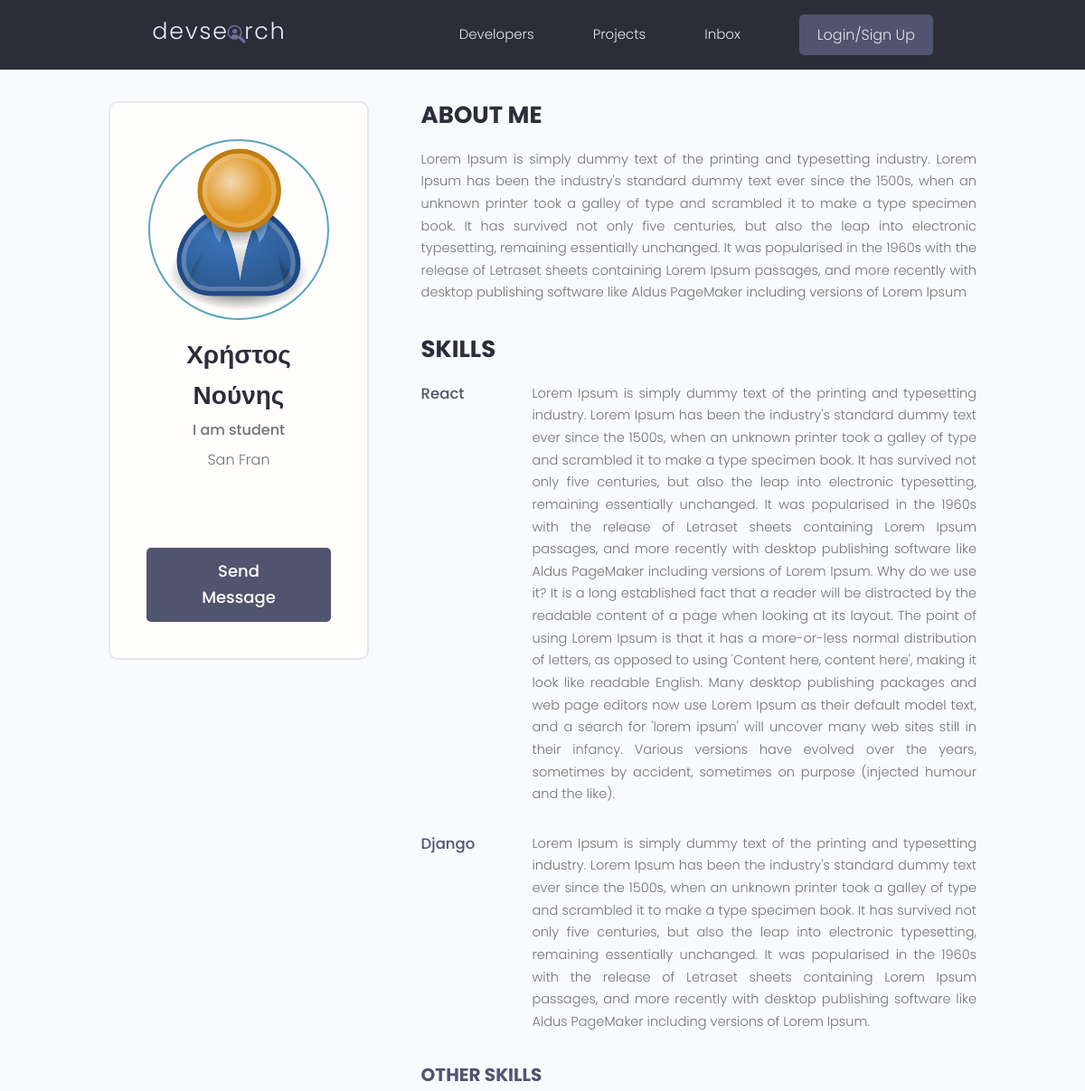
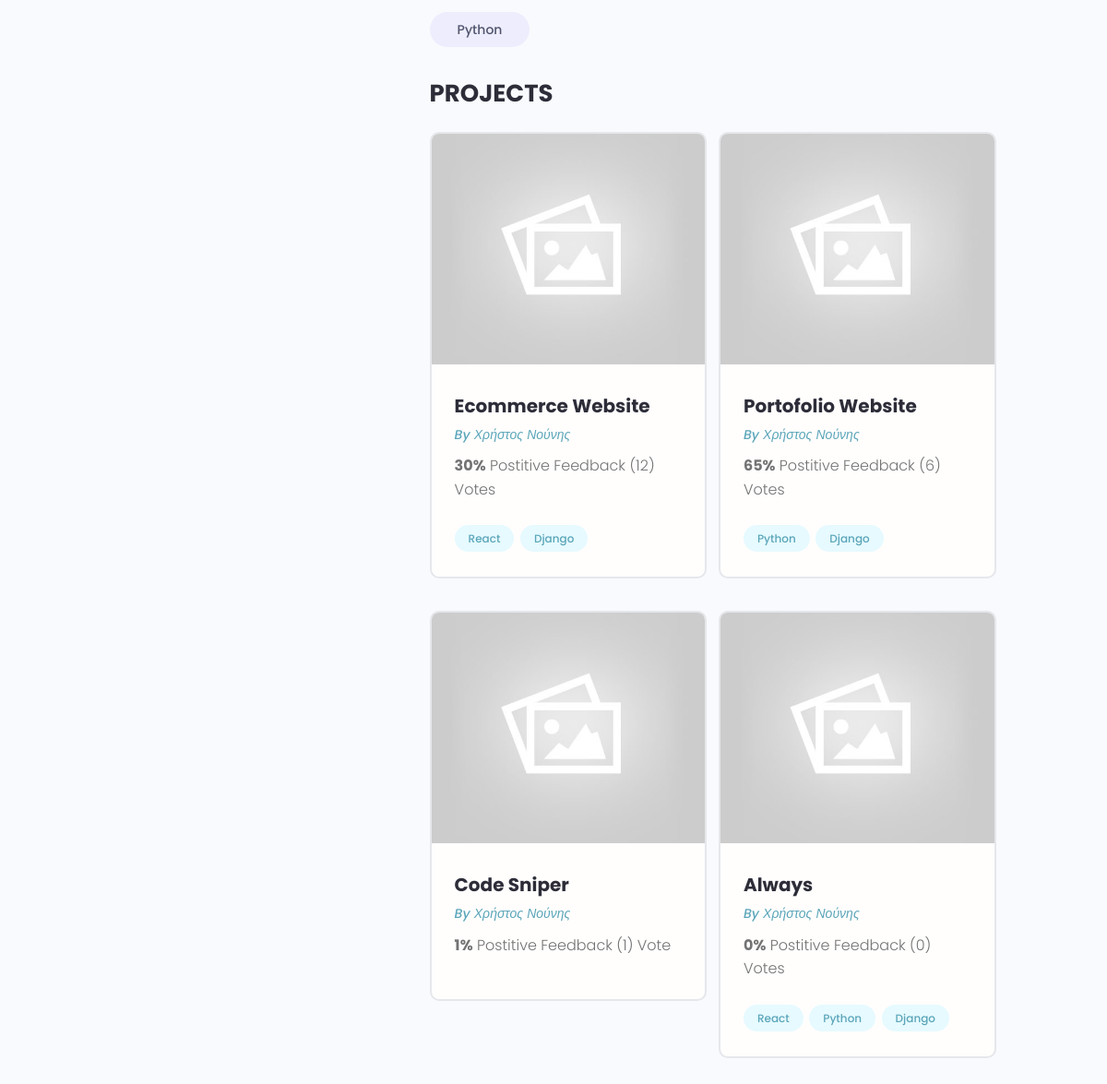
Page /profile/fd5c4dd9-1ed5-487e-a2d3-98367c1fbbe2/ on the committed database (2 pictures, top to bottom).
### users/models.py (models this page shows, shortened)
class Profile(models.Model):
    user = models.OneToOneField(User, on_delete=models.CASCADE, null=True, blank=True)
    name = models.CharField(max_length=200, blank=True, null=True)
    email = models.EmailField(max_length=500, blank=True, null=True)
    username = models.CharField(max_length=200, blank=True, null=True)
    location = models.CharField(max_length=200, blank=True, null=True)
    short_intro = models.CharField(max_length=200, blank=True, null=True)
    bio = models.TextField(blank=True, null=True)
    profile_image = models.ImageField(null=True, blank=True, upload_to='profiles/', default='profiles/user-default.png')
    social_github = models.CharField(max_length=200, blank=True, null=True)
    social_twiter = models.CharField(max_length=200, blank=True, null=True)
    social_linkedin = models.CharField(max_length=200, blank=True, null=True)
    social_youtube = models.CharField(max_length=200, blank=True, null=True)
    social_website = models.CharField(max_length=200, blank=True, null=True)
    created = models.DateTimeField(auto_now_add=True)
    id = models.UUIDField(default=uuid.uuid4, unique=True,
                          primary_key=True, editable=False)

class Skill(models.Model):
    owner = models.ForeignKey(Profile, on_delete=models.CASCADE, null=True, blank=True)
    name = models.CharField(max_length=200, blank=True, null=True)
    description = models.TextField(null=True, blank=True)
    created = models.DateTimeField(auto_now_add=True)
    id = models.UUIDField(default=uuid.uuid4, unique=True,
                          primary_key=True, editable=False)

### projects/models.py (models this page shows, shortened)
class Project(models.Model):
    owner = models.ForeignKey(Profile, null=True, blank=True, on_delete=models.SET_NULL)
    title = models.CharField(max_length=200)
    description = models.TextField(null=True, blank=True)
    featured_image = models.ImageField(null=True, blank=True, default="default.jpg")
    demo_link = models.CharField(max_length=2000, null=True, blank=True)
    source_link = models.CharField(max_length=2000, null=True, blank=True)
    tags = models.ManyToManyField('Tag', blank=True)
    vote_total = models.IntegerField(default=0, null=True, blank=True)
    vote_ratio = models.IntegerField(default=0, null=True, blank=True)
    created = models.DateTimeField(auto_now_add=True)
    id = models.UUIDField(default=uuid.uuid4, unique=True,
                          primary_key=True, editable=False)
    class Meta:
        ordering = ['created']

class Tag(models.Model):
    name = models.CharField(max_length=200)
    created = models.DateTimeField(auto_now_add=True)
    id = models.UUIDField(default=uuid.uuid4, unique=True,
                          primary_key=True, editable=False)
    def __str__(self):
        return self.name

### users/views.py (the view)
# urls.py: path('profile/<str:pk>/', views.userProfile, name='user-profile'),
def userProfile(request, pk):
    profile = Profile.objects.get(id=pk)
    topSkills = profile.skill_set.exclude(description__exact="")
    otherSkills = profile.skill_set.filter(description="")
    context = {
        'profile':profile,
        'topSkills':topSkills,
        'otherSkills':otherSkills
    }
    return render(request, 'users/user-profile.html',context)

### users/templates/users/user-profile.html (shortened to what this page needs)
{% extends 'main.html' %} {% block content %}
<main class="profile my-md">
  <div class="container">
    <div class="layout">
      <div class="column column--1of3">
        <div class="card text-center">
          <div class="card__body dev">
            <img
              class="avatar avatar--xl"
              src="{{ profile.profile_image.url }}"
            />
            <h2 class="dev__name">{{profile.name}}</h2>
            <p class="dev__title">{{profile.short_intro}}</p>
            <p class="dev__location">{{profile.location}}</p>
            <ul class="dev__social">
            </ul>
            <a href="#" class="btn btn--sub btn--lg">Send Message </a>
          </div>
        </div>
      </div>
      <div class="column column--2of3">
        <div class="devInfo">
          <h3 class="devInfo__title">About Me</h3>
          <p class="devInfo__about">{{profile.bio}}</p>
        </div>
        <div class="devInfo">
          <h3 class="devInfo__title">Skills</h3>
          <div class="devInfo__skills">
            {% for skill in topSkills %}
            <div class="devSkill">
              <h4 class="devSkill__title">{{skill.name}}</h4>
              <p class="devSkill__info">{{skill.description}}</p>
            </div>
            {% endfor %}
            <h3 class="devInfo__subtitle">Other Skills</h3>
            <div class="devInfo__otherSkills">
              {% for skill in otherSkills %}
              <span class="tag tag--pill tag--sub tag--lg">
                <small>{{skill.name}}</small>
              </span>
              {% endfor %}
            </div>
          </div>
        </div>
        <div class="devInfo">
          <h3 class="devInfo__title">Projects</h3>
          <div class="grid grid--two">
            {% for project in profile.project_set.all %}
            <div class="column">
              <div class="card project">
                <a href="{% url 'project' project.id %}" class="project">
                  <img
                    class="project__thumbnail"
                    src="{{project.featured_image.url}}"
                    alt="project thumbnail"
                  />
                  <div class="card__body">
                    <h3 class="project__title">{{project.title}}</h3>
                    <p>
                      <a
                        class="project__author"
                        href="{% url 'user-profile' project.owner.id %}"
                        >By {{project.owner.name}}</a
                      >
                    </p>
                    <p class="project--rating">
                      <span style="font-weight: bold"
                        >{{project.vote_ratio}}%</span
                      >
                      Postitive Feedback ({{project.vote_total}})
                      Vote{{project.vote_total|pluralize:"s"}}
                    </p>
                    <div class="project__tags">
                      {% for tag in project.tags.all %}
                      <span class="tag tag--pill tag--main">
                        <small>{{tag}}</small>
                      </span>
                      {% endfor %}
                    </div>
                  </div>
                </a>
              </div>
            </div>
            {% endfor %}
          </div>
        </div>
      </div>
    </div>
  </div>
</main>
{% endblock content %}

### static/styles/app.css (style rules this page uses)
:root { --color-sub: #2d2d39; }
.btn--sub { background-color: var(--color-sub-light); }
.card { border: 2px solid var(--color-light); }
img { width: 100%; }
.profile .card > .dev { padding: 4rem; }
.dev__name { color: var(--color-sub); font-size: 2.8rem; font-weight: 700; margin-top: 1rem; margin-bottom: 0.5rem; }
.dev__title { font-size: 1.6rem; font-weight: 500; line-height: 1.3; }
.dev__location { margin-top: 1rem; }
.dev__social { margin: 3rem 0; list-style: none; display: flex; justify-content: center; gap: 1.5rem; }
.devInfo { margin-bottom: 3rem; }
.devInfo__title, .devInfo__subtitle { font-size: 2.6rem; color: var(--color-sub); text-transform: uppercase; font-weight: 700; margin-bottom: 1.5rem; }
.devInfo__subtitle { font-size: 2rem; color: var(--color-sub-light); }
.devInfo__about, .devSkill__info { font-size: 1.45rem; line-height: 1.7; text-align: justify; }
.devSkill { margin-bottom: 3rem; }
.devSkill__title { font-size: 1.65rem; font-weight: 500; color: var(--color-sub-light); }
@media screen and (min-width: 700px) { .devSkill { display: flex; justify-content: space-between; gap: 3rem; } }
@media screen and (min-width: 700px) { .devSkill__info { flex-basis: 80%; } }
.project__author { font-size: 1.4rem; font-style: italic; }
.project--rating { margin-bottom: 1.6em; margin-top: .5em; }
.project__thumbnail { height: 25rem; object-fit: cover; object-position: top center; }
.project__title { font-size: 2rem; font-weight: 700; color: var(--color-sub); }

### static/uikit/styles/modules/_variables.css (style rules this page uses)
:root { --color-main: #5aa5b9; --color-main-light: #e6faff; --color-sub: #3f4156; --color-sub-light: #51546e; --color-sub-lighter: #ededfd; --color-text: #737373; --color-gray: #8b8b8b; --color-light: #e5e7eb; --color-light-gray: #767676; --color-bg: #f8fafd; --color-white: #fffefd; --color-white-light: #f3f3f3; --color-success: #359e64; --color-success-bg: #def8e8; --color-error: #fc4b0b; --color-error-bg: #fff2ee; --font-base: 'Poppins', arial, helvetica, 'Segoe UI', roboto, ubuntu, sans-serif; --font-monospace: 'Fira Code', 'Courier New', courier, monospace; --font-regular: 300; --font-medium: 500; --font-bold: 700; --generic-shadow: 1px 1px 5px #00000010; --generic-transition: all 0.3s ease-in-out; }

### static/uikit/styles/modules/_base.css (style rules this page uses)
* { margin: 0; padding: 0; box-sizing: border-box; text-rendering: optimizeLegibility; color: inherit; font-size: inherit; }
html { font-size: 50%; }
@media only screen and (min-width: 480px) { html { font-size: 56.25%; } }
@media only screen and (min-width: 1200px) { html { font-size: 62.5%; } }
body { line-height: 1.6; font-weight: 400; font-size: 1.5rem; color: var(--color-text); background-color: var(--color-bg); min-height: 100vh; }

### static/uikit/styles/modules/_typography.css (style rules this page uses)
* { font-family: var(--font-base); }
h2 { font-size: 3.6rem; font-weight: var(--font-bold); }
h3 { font-size: 3.2rem; font-weight: var(--font-medium); }
h4 { font-size: 2.8rem; font-weight: var(--font-medium); }
p, span, strong { font-size: 1.6rem; color: var(--color-text); font-weight: var(--font-regular); }
a { padding-bottom: 2px; text-decoration: none; display: inline-block; color: var(--color-main); font-weight: var(--font-medium); }

### static/uikit/styles/modules/_utilities.css (style rules this page uses)
.container { width: 92%; max-width: 165rem; margin: 0 auto; box-sizing: border-box; }
@media screen and (min-width: 1000px) { .container { width: 90%; } }
@media screen and (min-width: 1200px) { .container { width: 80%; } }
.text-center { text-align: center; }
.my-md { margin: 3rem auto; }

### static/uikit/styles/modules/_avatar.css (style rules this page uses)
.avatar { border-radius: 50%; border: 2px solid var(--color-main); object-fit: cover; }
.avatar--xl { height: 20rem; width: 20rem; }

### static/uikit/styles/modules/_button.css (style rules this page uses)
.btn { display: inline-block; position: relative; cursor: pointer; background-color: var(--color-light); font-weight: var(--font-medium); color: var(--color-sub); text-decoration: none; padding: 1rem 2rem; border-radius: 0.5rem; border: none; width: -webkit-fit-content; width: -moz-fit-content; width: fit-content; height: -webkit-fit-content; height: -moz-fit-content; height: fit-content; font-size: 1.6rem; outline-width: 0; outline-color: transparent; -webkit-backface-visibility: hidden; backface-visibility: hidden; transition: all 0.3s ease-in-out; }
.btn--sub { background-color: var(--color-sub); color: var(--color-white); }
.btn--lg { font-size: 1.8rem; padding: 1.2rem 4.5rem; }

### static/uikit/styles/modules/_card.css (style rules this page uses)
.card { border-radius: 1rem; background-color: var(--color-white); border: 1.5px solid var(--color-light); width: auto; height: auto; margin-top: 0.5rem; margin-bottom: 0.5rem; overflow: hidden; }
.card__body, .card__header { padding: 2rem 2.5rem; }

### rows in the picture
Profile: profile_image (placeholder picture), name "Χρήστος Νούνης", short_intro "I am student", location "San Fran", bio "Lorem Ipsum is simply dummy text of the printing and typesetting industry. Lorem Ipsum has been the industry's standard dummy text ever since the 1500s, when an unknown printer took a galley of type and scrambled it to make a type specimen book. It has survived not only five centuries, but also the leap into electronic typesetting, remaining essentially unchanged. It was popularised in the 1960s with the release of Letraset sheets containing Lorem Ipsum passages, and more recently with desktop publishing software like Aldus PageMaker including versions of Lorem Ipsum"
Skill: name "React", description "Lorem Ipsum is simply dummy text of the printing and typesetting industry. Lorem Ipsum has been the industry's standard dummy text ever since the 1500s, when an unknown printer took a galley of type and scrambled it to make a type specimen book. It has survived not only five centuries, but also the leap into electronic typesetting, remaining essentially unchanged. It was popularised in the 1960s with the release of Letraset sheets containing Lorem Ipsum passages, and more recently with desktop publishing software like Aldus PageMaker including versions of Lorem Ipsum. Why do we use it? It is a long established fact that a reader will be distracted by the readable content of a page when…"
Skill: name "Django", description "Lorem Ipsum is simply dummy text of the printing and typesetting industry. Lorem Ipsum has been the industry's standard dummy text ever since the 1500s, when an unknown printer took a galley of type and scrambled it to make a type specimen book. It has survived not only five centuries, but also the leap into electronic typesetting, remaining essentially unchanged. It was popularised in the 1960s with the release of Letraset sheets containing Lorem Ipsum passages, and more recently with desktop publishing software like Aldus PageMaker including versions of Lorem Ipsum."
Skill: name "Python"
Project: featured_image (placeholder picture), title "Ecommerce Website", owner.name "Χρήστος Νούνης", vote_ratio "30", vote_total "12"
Tag: name "React"
Tag: name "Django"
Project: featured_image (placeholder picture), title "Portofolio Website", owner.name "Χρήστος Νούνης", vote_ratio "65", vote_total "6"
Tag: name "Python"
Project: featured_image (placeholder picture), title "Code Sniper", owner.name "Χρήστος Νούνης", vote_ratio "1", vote_total "1"
Project: featured_image (placeholder picture), title "Always", owner.name "Χρήστος Νούνης", vote_ratio "0", vote_total "0"
